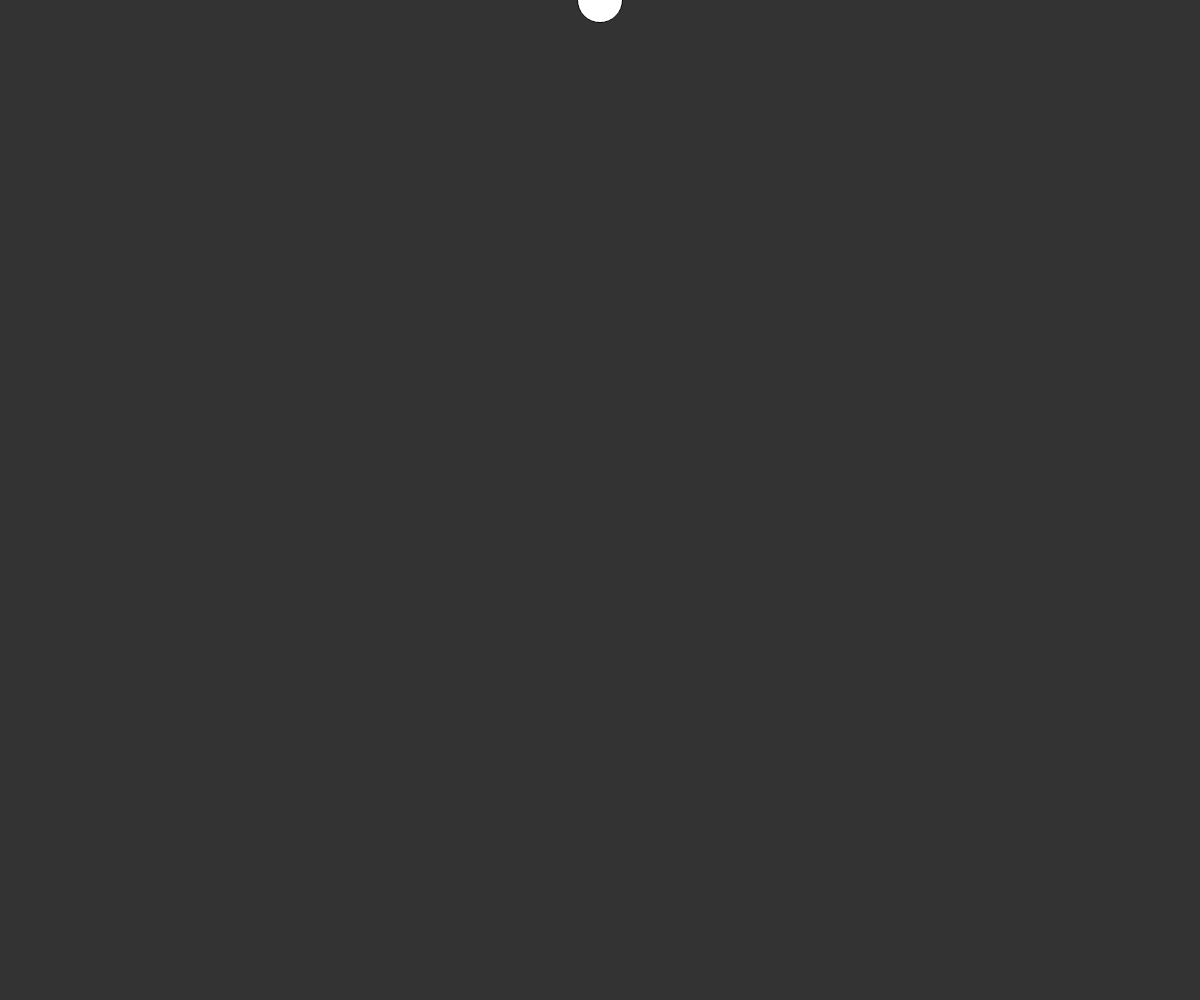
Frame 1 (no input)
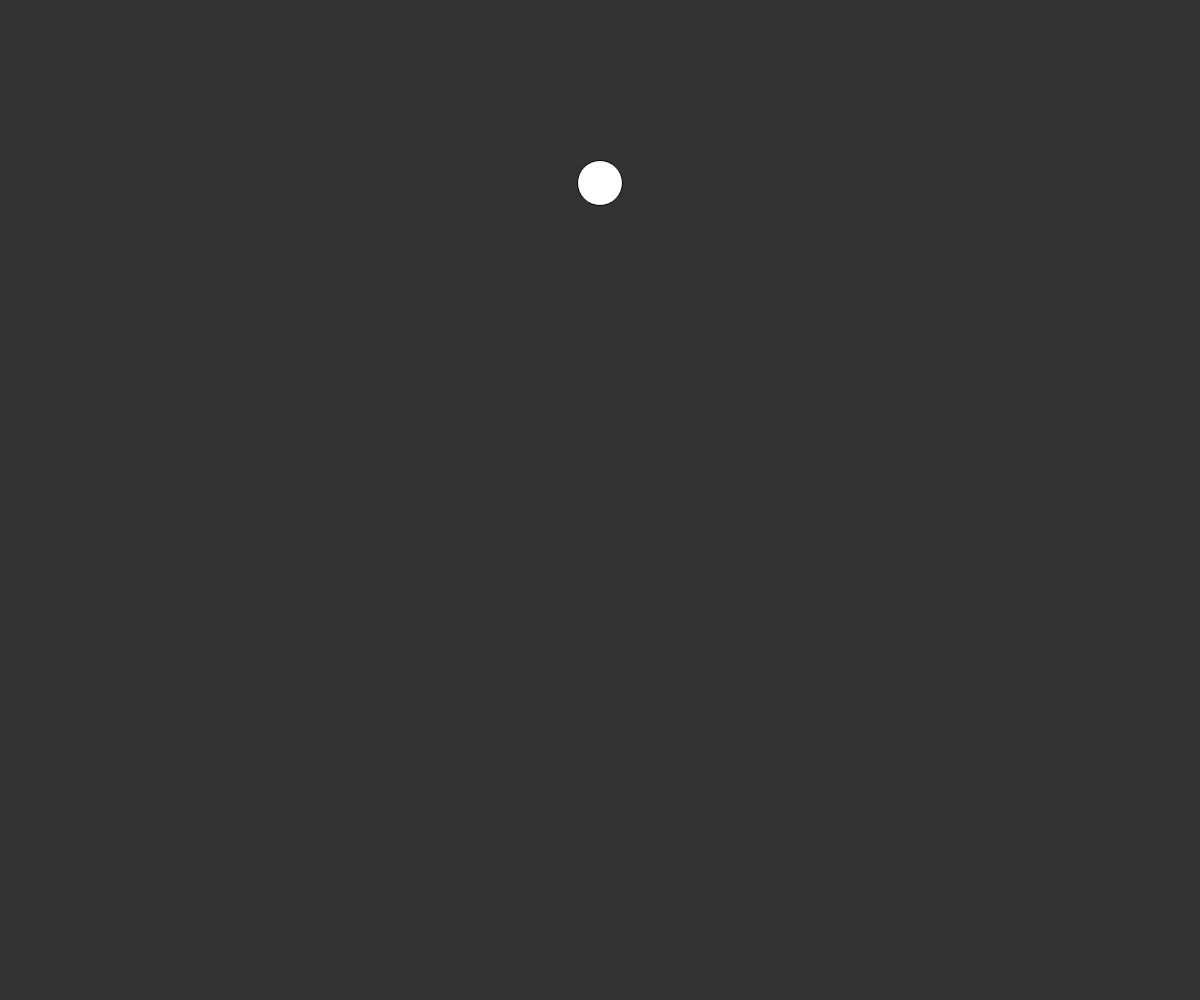
Frame 60 (no input)
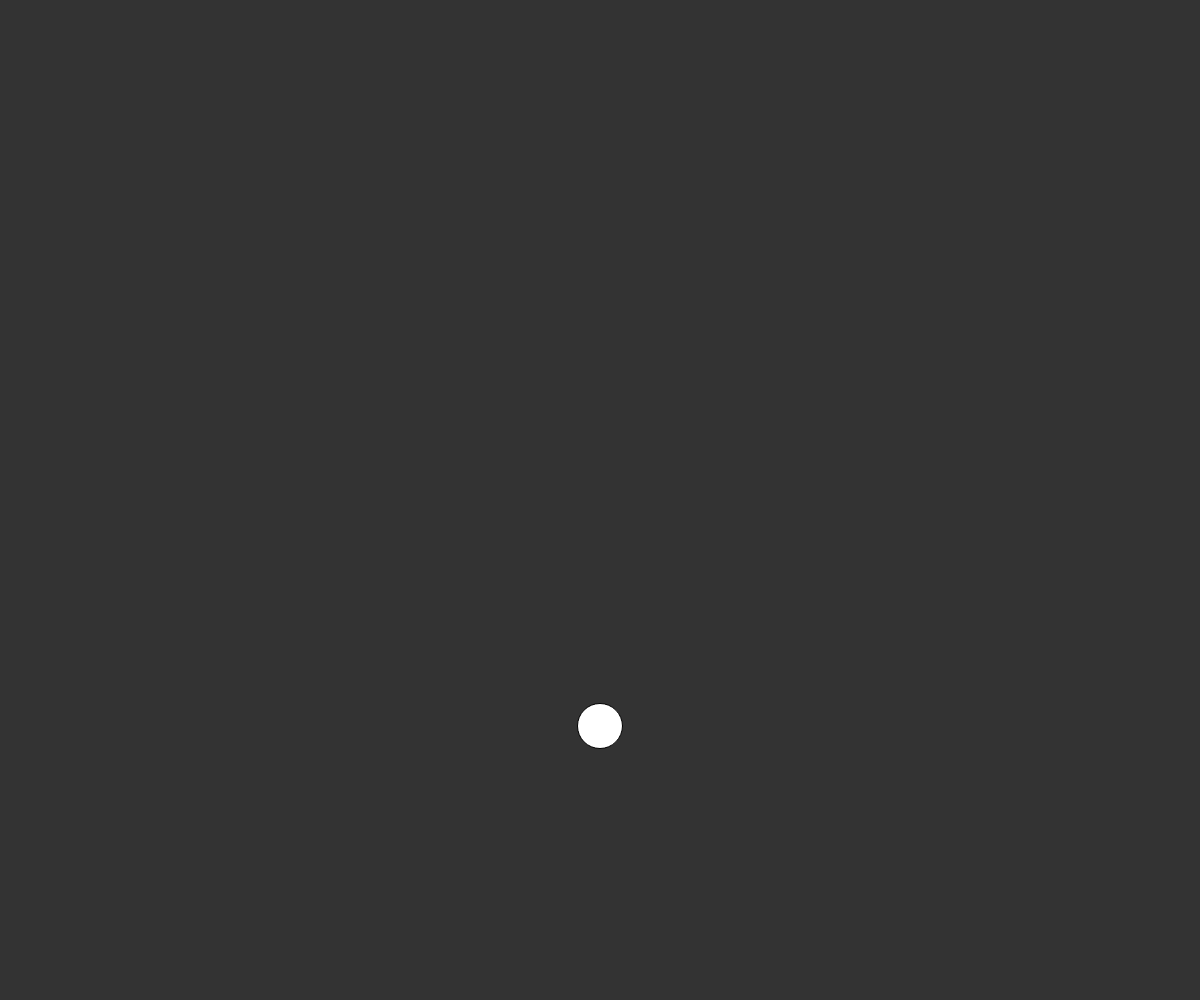
Frame 120 (the mouse pressed at the canvas centre since frame 60)

The p5.js sketch that drew these frames (run headless with seeded random() and noise() and a simulated clock; from frame 60 on, the mouse is pressed at the canvas centre):

// p5.js sketch
// ── sketch.js
var w;

function setup(){
  createCanvas(windowWidth, windowHeight);
  w = new Walker();
}

function draw(){
  background(51);
  w.update();
  w.display();
}

function Walker(){

  this.pos = createVector(width/2, 0);
  // Position affected by Velocity
  this.vel = createVector(0, 0); // Initially 0
  // Velocity affected by Acceleration
  this.acc = createVector(0, 0.1);

  this.update = function(){
    this.vel.add(this.acc);
    this.pos = this.pos.add(this.vel);
  };

  this.display = function(){
    fill(255);
    ellipse(this.pos.x, this.pos.y, 45, 45);
  };

}

function windowResized() {
  resizeCanvas(windowWidth, windowHeight);
}
